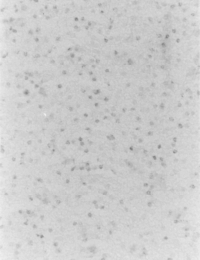
#> input picture thresholding/celulas_raton.png, 200 x 260 px
$ python 'thresholding python.py'
#> lines starting #> are read from the running program, lines starting #| are printed output that depends on the picture; after the words box and inside, x2 and y2 are one past the last pixel; in counts of white or black regions, pixels touching at a corner belong together
import cv2
import numpy as np
from matplotlib import pyplot as plt
def thresholding(name,MinT,MaxT,Gauss):
    #Cargar Imagen
#> called with name = 'celulas_raton.png', MinT = 145, MaxT = 180, Gauss = True
    img = cv2.imread(name,cv2.IMREAD_GRAYSCALE)
#> img is the input picture: shape (260, 200); min 126, max 240, mean 204.4
    #Aplicar filtro Gaussiano para eliminar ruido
    if(Gauss):
        img = cv2.GaussianBlur(img,(5,5),0)
    #Creacion de subplots
    fig,axs=plt.subplots(1,3)
    #Imagen Original
    axs[0].imshow(cv2.cvtColor(img, cv2.COLOR_BGR2RGB))
    #Histograma
    axs[1].hist(img.ravel(),256,[0,256])
    #Thresholding
    for y in range(0,img.shape[0]):
        for x in range(0,img.shape[1]):
           img[y,x]=255 if(MaxT>=img[y,x]>=MinT) else 0
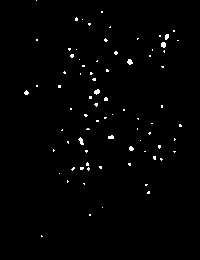
#> img: shape (260, 200); 1.1% white in thin lines or dots, all inside (x1, y1, x2, y2) = (24, 0, 182, 237)
    #Imagen resultante
    axs[2].imshow(cv2.cvtColor(img, cv2.COLOR_BGR2RGB))

# ELIMINANDO CELULAS VIVAS
#thresholding("celulas_raton.png",145,180,False)
thresholding("celulas_raton.png",145,180,True)
#thresholding("celulas_raton2.png",100,180,False)
thresholding("celulas_raton2.png",100,180,True)
#> call 2 of thresholding, with name = 'celulas_raton2.png', MinT = 100, MaxT = 180, Gauss = True
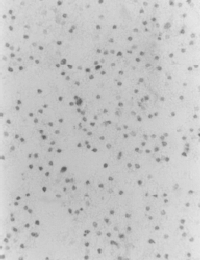
#> input picture thresholding/celulas_raton2.png, 200 x 260 px
#> in thresholding, img is the input picture: shape (260, 200); min 89, max 235, mean 197.6
#> after the loop in thresholding (call 2), `for y in range(0,img.shape[0]):`:
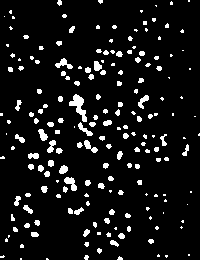
#> img: shape (260, 200); 8% white; 191 white regions (104 under 20 px), largest, box (x1, y1, x2, y2) and area: (69, 94, 87, 122) 215, (64, 177, 77, 191) 99, (55, 58, 73, 69) 90

# ELIMINANDO CELULAS MUERTAS
#thresholding("celulas_raton.png",193,195,False)
thresholding("celulas_raton.png",193,195,True)
#> call 3 of thresholding, with name = 'celulas_raton.png', MinT = 193, MaxT = 195, Gauss = True
#> after the loop in thresholding (call 3), `for y in range(0,img.shape[0]):`:
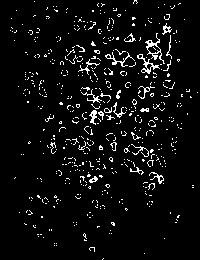
#> img: shape (260, 200); 5.4% white in thin lines or dots
#thresholding("celulas_raton2.png",190,191,False)
thresholding("celulas_raton2.png",190,191,True)
#> call 4 of thresholding, with name = 'celulas_raton2.png', MinT = 190, MaxT = 191, Gauss = True
#> after the loop in thresholding (call 4), `for y in range(0,img.shape[0]):`:
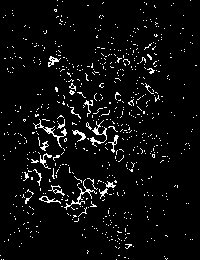
#> img: shape (260, 200); 5% white in thin lines or dots
plt.show()
#> figure, not shown here; panel 2: tallest bar 2905 high, from x = 200 to 201
#> figure, not shown here; panel 2: tallest bar 2632 high, from x = 194 to 195
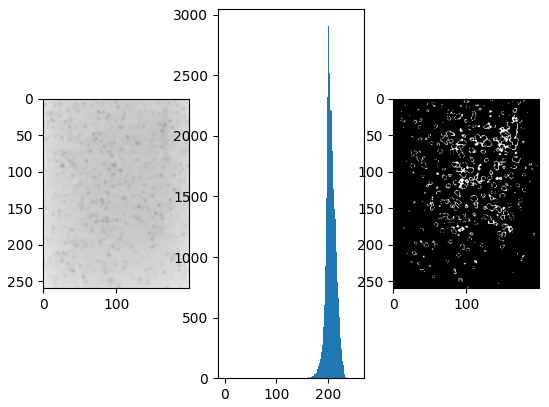
#> figure drawn by matplotlib, 3 panels; panel 2: tallest bar 2905 high, from x = 200 to 201
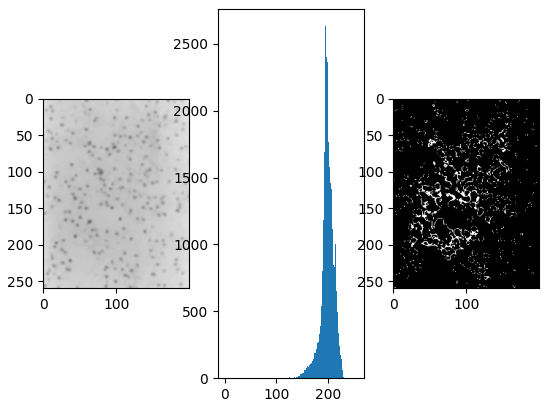
#> figure drawn by matplotlib, 3 panels; panel 2: tallest bar 2632 high, from x = 194 to 195
